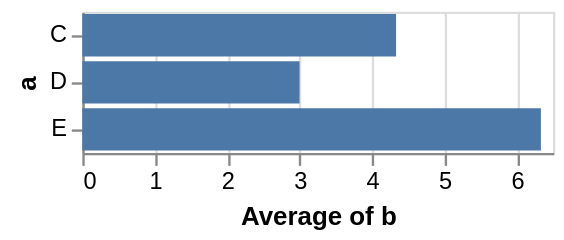

Vega-Lite specification stored for this chart:
### Vega specification from a JSON file in a GitHub repository (floating-point values rounded to 4 significant figures)
{"$schema": "https://vega.github.io/schema/vega/v5.json", "background": "white", "padding": 5, "width": 200, "style": "cell", "data": [{"name": "source_0", "values": [{"a": "C", "b": 2}, {"a": "C", "b": 7}, {"a": "C", "b": 4}, {"a": "D", "b": 1}, {"a": "D", "b": 2}, {"a": "D", "b": 6}, {"a": "E", "b": 8}, {"a": "E", "b": 4}, {"a": "E", "b": 7}]}, {"name": "data_0", "source": "source_0", "transform": [{"type": "aggregate", "groupby": ["a"], "ops": ["average"], "fields": ["b"], "as": ["average_b"]}, {"type": "filter", "expr": "isValid(datum[\"average_b\"]) && isFinite(+datum[\"average_b\"])"}]}], "signals": [{"name": "y_step", "value": 20}, {"name": "height", "update": "bandspace(domain('y').length, 0.1, 0.05) * y_step"}], "marks": [{"name": "marks", "type": "rect", "style": ["bar"], "from": {"data": "data_0"}, "encode": {"update": {"fill": {"value": "#4c78a8"}, "x": {"scale": "x", "field": "average_b"}, "x2": {"scale": "x", "value": 0}, "y": {"scale": "y", "field": "a"}, "height": {"scale": "y", "band": true}}}}], "scales": [{"name": "x", "type": "linear", "domain": {"data": "data_0", "field": "average_b"}, "range": [0, {"signal": "width"}], "nice": true, "zero": true}, {"name": "y", "type": "band", "domain": {"data": "data_0", "field": "a", "sort": true}, "range": {"step": {"signal": "y_step"}}, "paddingInner": 0.1, "paddingOuter": 0.05}], "axes": [{"scale": "x", "orient": "bottom", "gridScale": "y", "grid": true, "tickCount": {"signal": "ceil(width/40)"}, "domain": false, "labels": false, "maxExtent": 0, "minExtent": 0, "ticks": false, "zindex": 0}, {"scale": "x", "orient": "bottom", "grid": false, "title": "Average of b", "labelFlush": true, "labelOverlap": true, "tickCount": {"signal": "ceil(width/40)"}, "zindex": 0}, {"scale": "y", "orient": "left", "grid": false, "title": "a", "zindex": 0}]}
